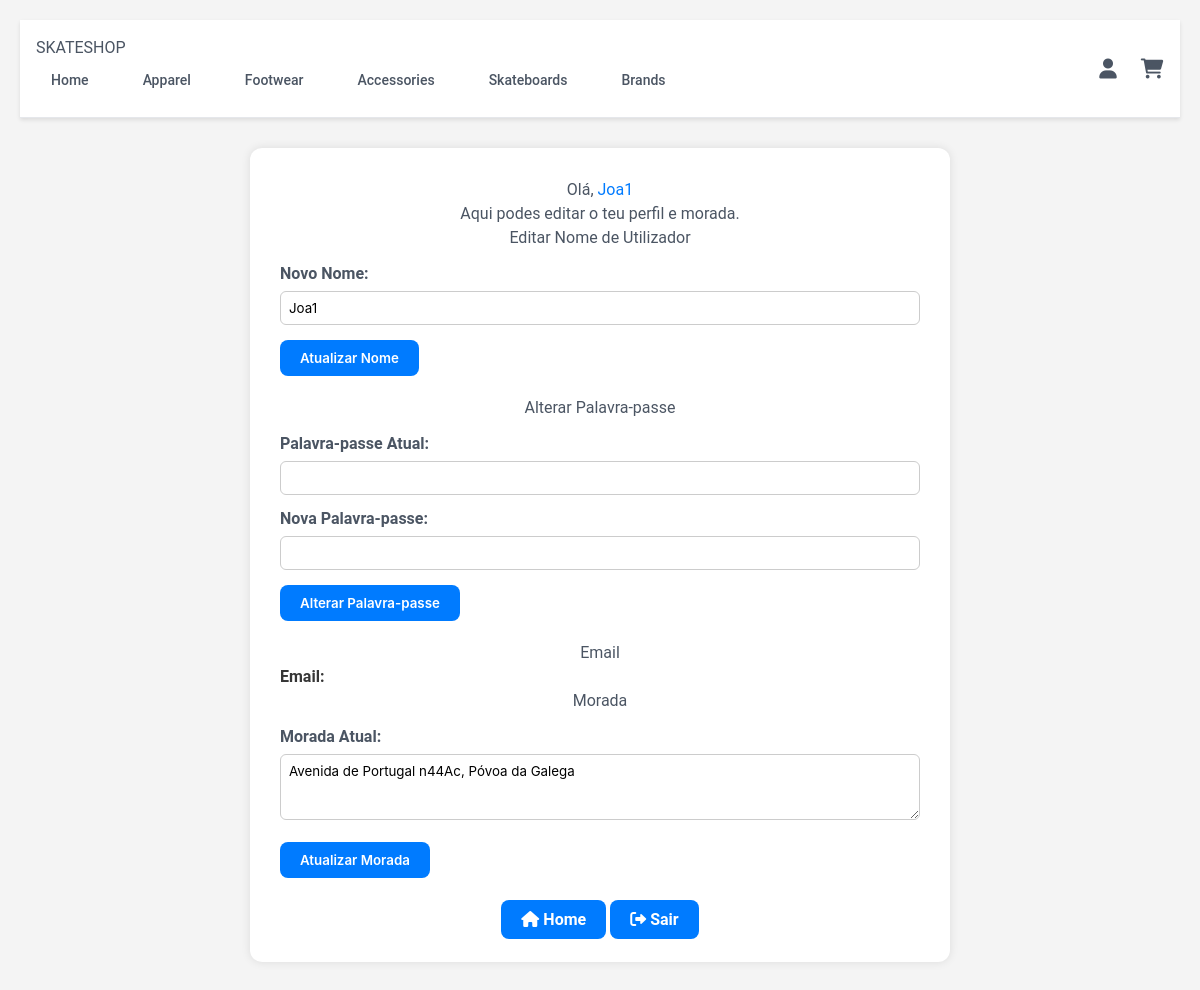
Before: /login/userprofi.php (signed in) with the older database file.
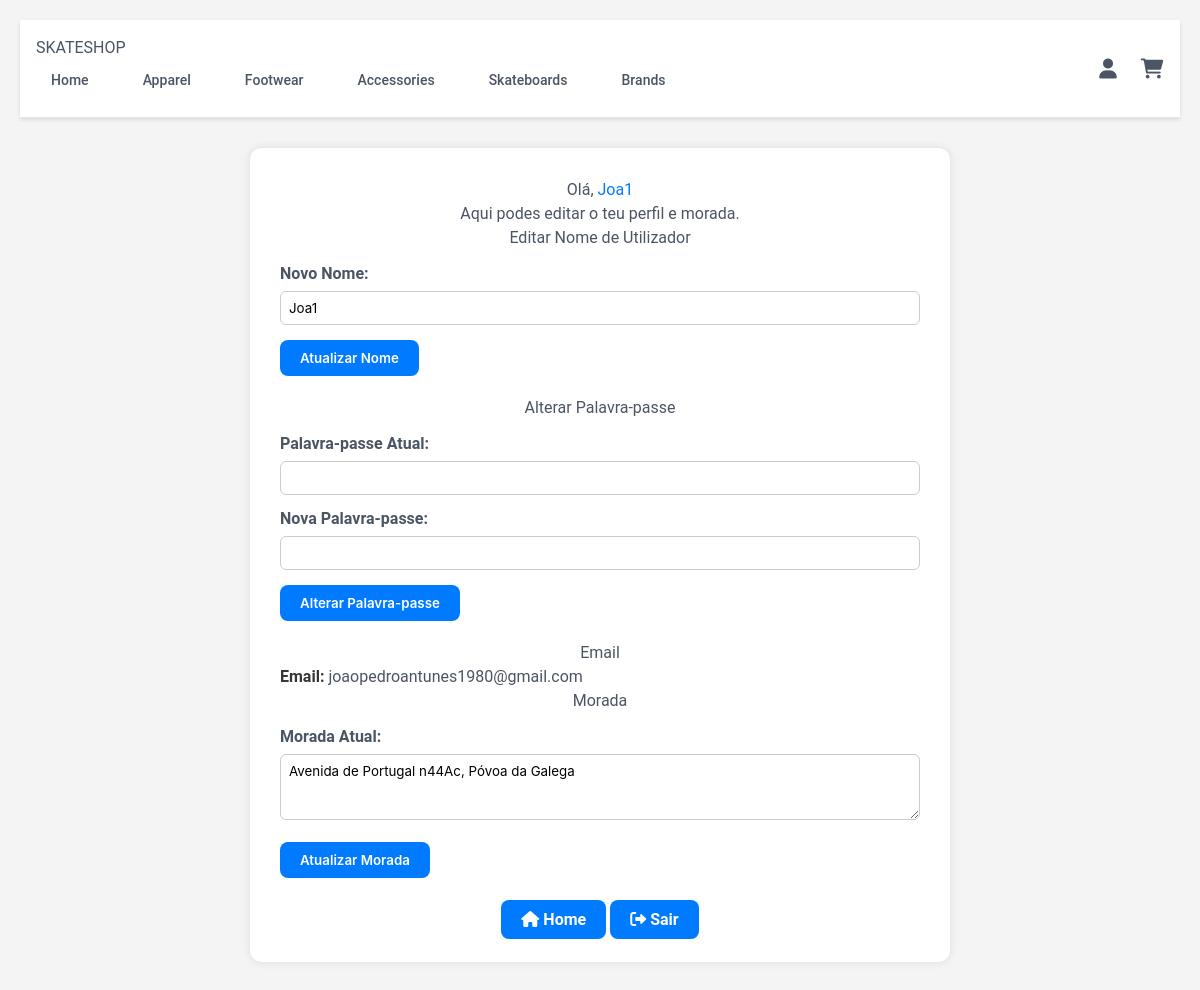
After: the same page with the newer database file.
### tables this page shows
CREATE TABLE `users` (
  `id` int(11) NOT NULL,
  `username` varchar(50) NOT NULL,
  `password` varchar(255) NOT NULL,
  `role` enum('admin','user') NOT NULL DEFAULT 'user',
  `created_at` timestamp NOT NULL DEFAULT current_timestamp(),
  `email` varchar(100) DEFAULT NULL,
  `morada` text DEFAULT NULL,
  `verification_code` varchar(64) DEFAULT NULL,
  `reset_token` varchar(255) DEFAULT NULL,
  `reset_token_expiry` datetime DEFAULT NULL
);

### login/userprofi.php (the view, shortened to what this page needs)
<?php
require '../db.php';
$user_id = $_SESSION["user_id"];
$sql = "SELECT username, email, morada FROM users WHERE id = ?";
$stmt = $conn->prepare($sql);
$stmt->bind_param("i", $user_id);
$stmt->execute();
$result = $stmt->get_result();
if ($result->num_rows > 0) {
    $dados = $result->fetch_assoc();
    $username = $dados['username'];
    $email = $dados['email'];
    $morada = $dados['morada'];
} else {
    $username = "Desconhecido";
    $email = "Não disponível";
    $morada = "";
}
?>
<!DOCTYPE html>
<html lang="pt">
<head>
</head>
<body>
    <?php include('../header.php'); ?>
    <div class="perfil-container">
        <h2>Olá, <span style="color:#007bff;"><?php echo htmlspecialchars($username); ?></span></h2>
        <p style="text-align:center;">Aqui podes editar o teu perfil e morada.</p>
        <h3>Editar Nome de Utilizador</h3>
        <form action="update_profile.php" method="post">
            <label for="novo_username">Novo Nome:</label>
            <input type="text" name="novo_username" id="novo_username" value="<?php echo htmlspecialchars($username); ?>" required>
            <button type="submit" class="btn">Atualizar Nome</button>
        </form>
        <h3>Alterar Palavra-passe</h3>
        <form action="update_password.php" method="post">
            <label for="password_atual">Palavra-passe Atual:</label>
            <input type="password" name="password_atual" id="password_atual" required>
            <label for="nova_password">Nova Palavra-passe:</label>
            <input type="password" name="nova_password" id="nova_password" required>
            <button type="submit" class="btn">Alterar Palavra-passe</button>
        </form>
        <h3>Email</h3>
        <p><strong>Email:</strong> <?php echo htmlspecialchars($email); ?></p>
        <h3>Morada</h3>
        <form action="update_address.php" method="post">
            <label for="morada">Morada Atual:</label>
            <textarea name="morada" id="morada" rows="3" required><?php echo htmlspecialchars($morada); ?></textarea>
            <button type="submit" class="btn">Atualizar Morada</button>
        </form>
        <div class="btn-group">
            <a href="../home.php" class="btn"><i class="fas fa-home"></i> Home</a>
            <a href="logout.php" class="btn"><i class="fas fa-sign-out-alt"></i> Sair</a>
        </div>
    </div>
</body>
</html>

Changed rows visible on the page:
changed users "Joa1": email (not shown) → "joaopedroantunes1980@gmail.com"
